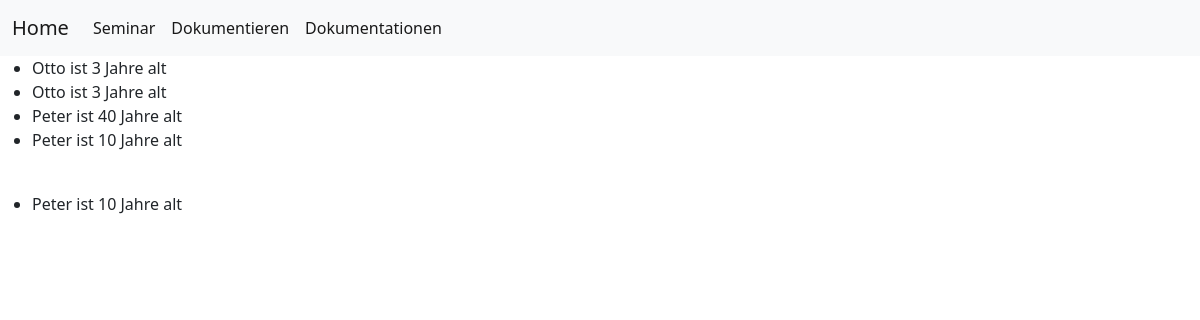
Page /list on the earlier database version.
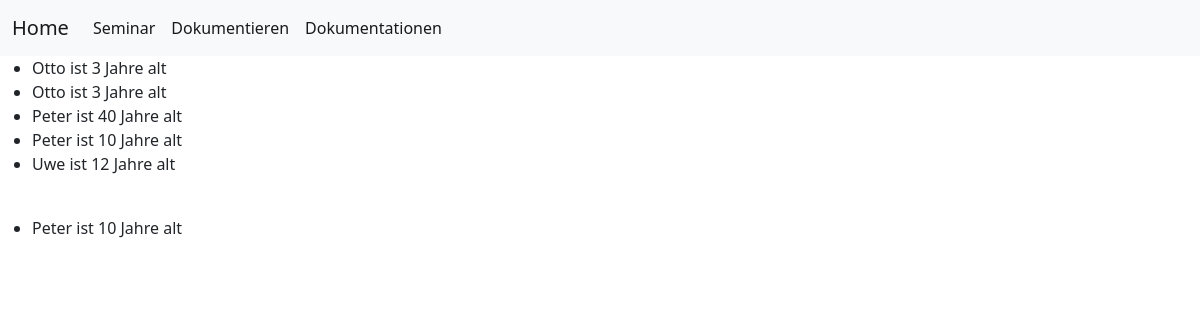
Same page on the later database version.
### prog1/models.py (models this page shows)
class PersonModel(models.Model):
    name = models.CharField(max_length=30)
    alter = models.IntegerField()

### prog1/views.py (the view)
# urls.py: path('list', views.user_list, name='user-list'),
def user_list(request):
    users = PersonModel.objects.all()
    filter_users = PersonModel.objects.filter(alter=10)
    context = {"users":users, "filtered":filter_users}
    return render(request, "prog1/db_table.html", context)

### prog1/templates/prog1/db_table.html (shortened to what this page needs)
{% extends "index.html" %}
{% block content %}
    <ul>
        {% for user in users %}
                <li>{{ user.name }} ist {{ user.alter }} Jahre alt</li>
        {% endfor %}
    </ul>
    <br>
    <ul>
        {% for user in filtered %}
                <li>{{ user.name }} ist {{ user.alter }} Jahre alt</li>
        {% endfor %}
    </ul>
{% endblock %}

Differences in the rows shown:
added PersonModel: name "Uwe", alter "12"
